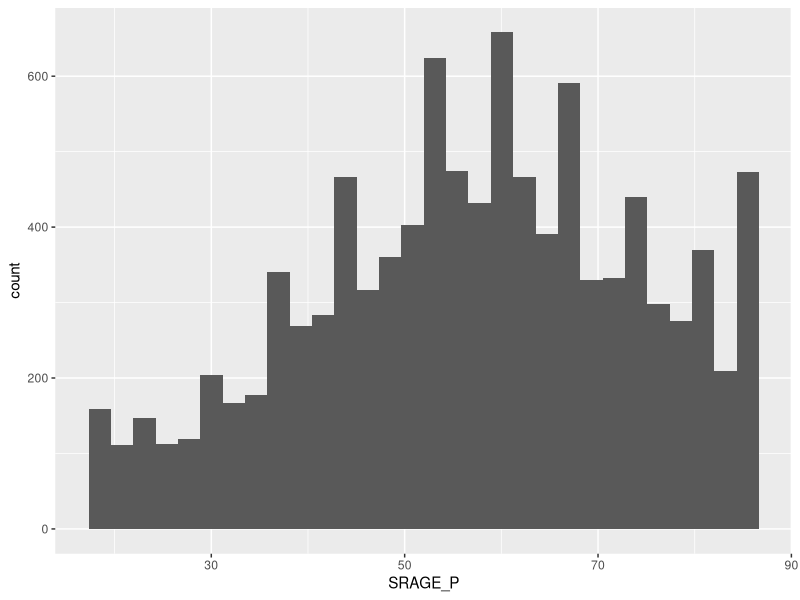
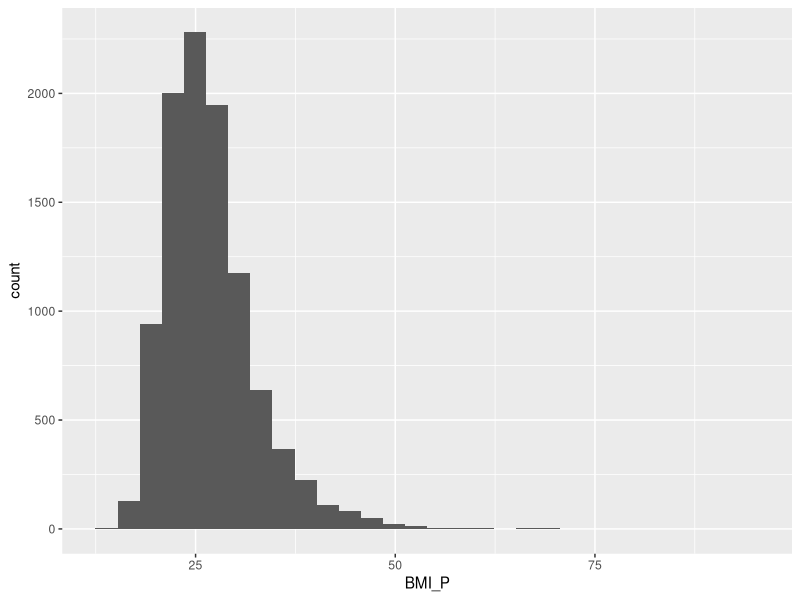
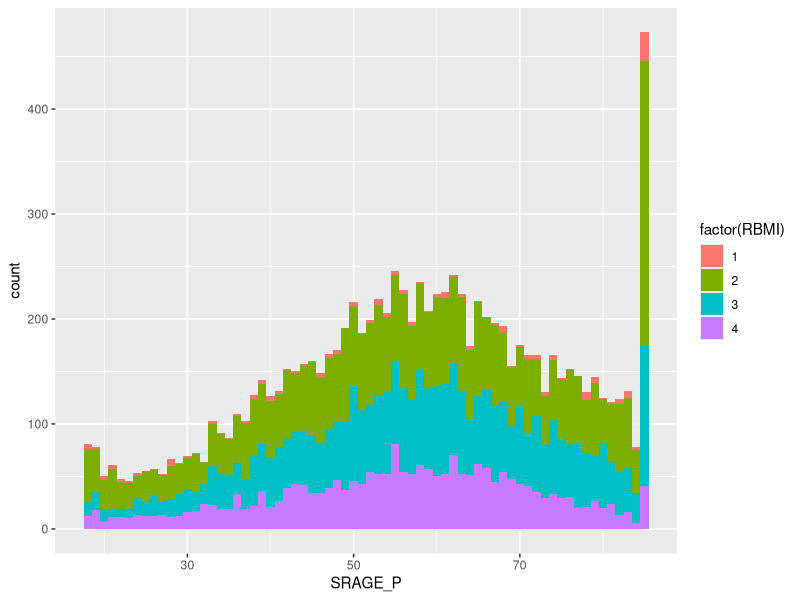
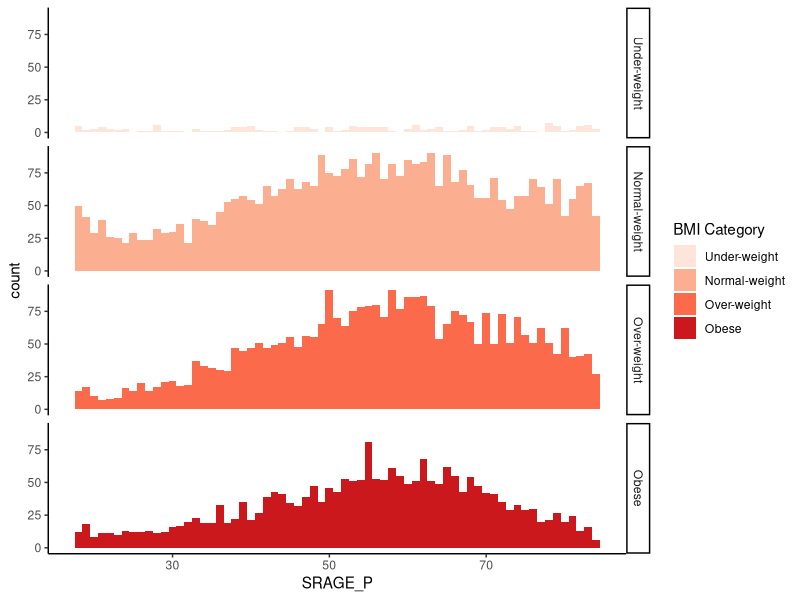
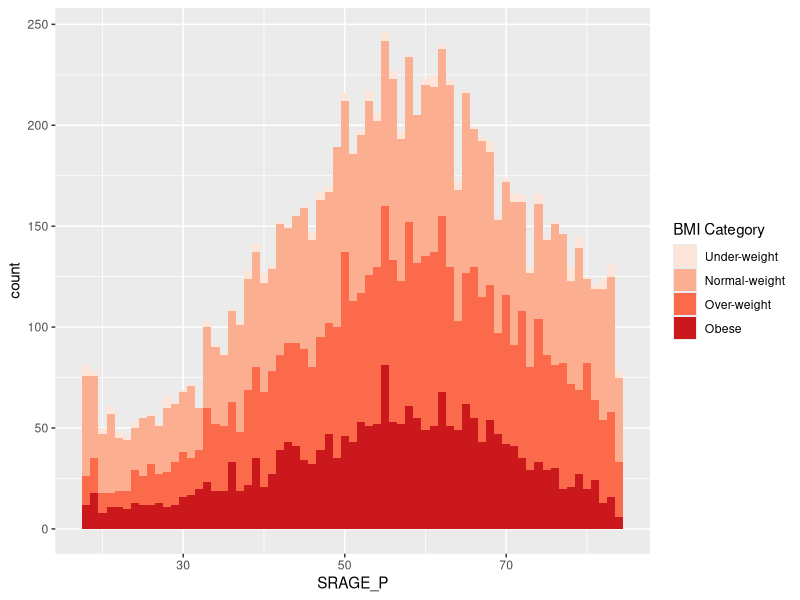
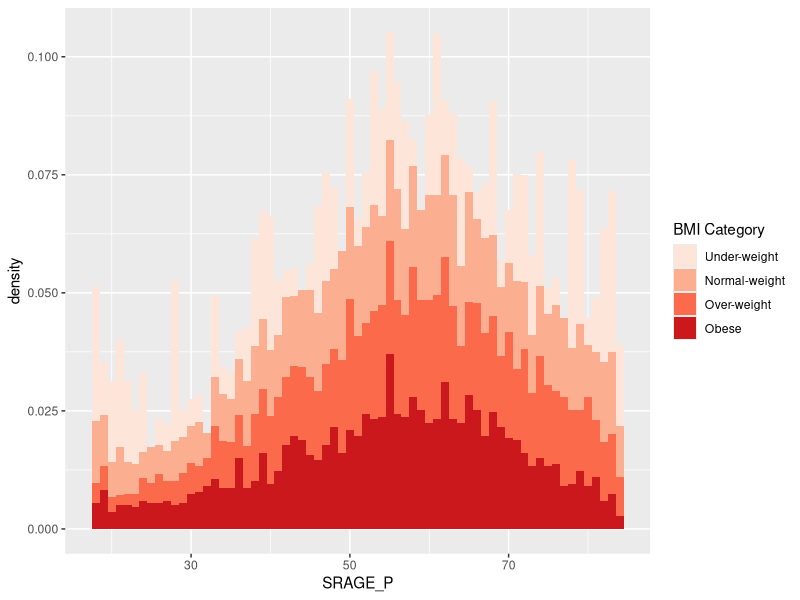
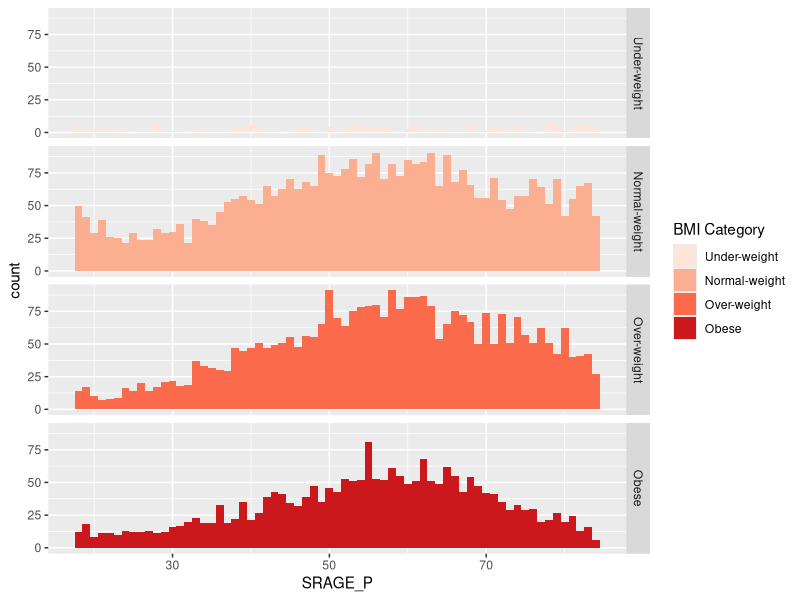
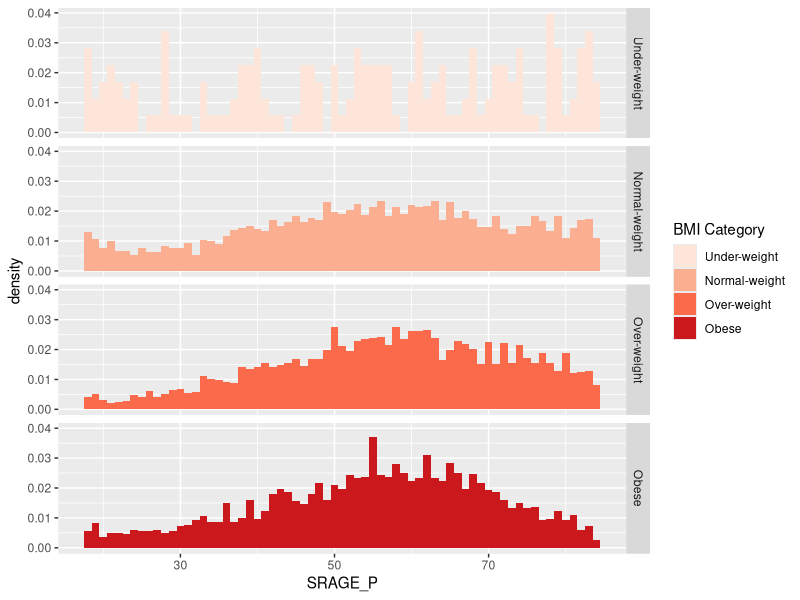

Source code (R) for these figures, in order: (Note: this script raises an error after producing the figures.)

# script for CHIS

## Note that this script depends on the CHIS dataset. They are available at
## http://healthpolicy.ucla.edu. They were already loaded in the workspace in the datacamp.
#library(foreign)
#file <- "ADULT.dta"
#CHIS   <- read.dta(file, convert.factors = TRUE)
#adult is a subset of ADULT dataset

adult <- read.csv("chis.adult.sample.csv")

# Explore the dataset with summary and str
summary(adult)
str(adult)

library(ggplot2)

# Age histogram
ggplot(adult, aes (x = SRAGE_P)) + 
  geom_histogram()

# BMI histogram
ggplot(adult, aes (x = BMI_P)) + 
  geom_histogram()

# Age colored by BMI, default binwidth
ggplot(adult, aes (x = SRAGE_P, fill= factor(RBMI))) + 
  geom_histogram(binwidth = 1)

# Remove individual aboves 84
adult <- adult[adult$SRAGE_P <= 84, ] 

# Remove individuals with a BMI below 16 and above or equal to 52
adult <- adult[adult$BMI_P >= 16 & adult$BMI_P < 52, ]

# Relabel the race variable:
adult$RACEHPR2 <- factor(adult$RACEHPR2, labels = c("Latino", "Asian", "African American", "White"))

# Relabel the BMI categories variable:
adult$RBMI <- factor(adult$RBMI, labels = c("Under-weight", "Normal-weight", "Over-weight", "Obese"))

# The dataset adult is available

# The color scale used in the plot
BMI_fill <- scale_fill_brewer("BMI Category", palette = "Reds")

# Theme to fix category display in faceted plot
fix_strips <- theme(strip.text.y = element_text(angle = 0, hjust = 0, vjust = 0.1, size = 14),
                    strip.background = element_blank(), 
                    legend.position = "none")

# Histogram, add BMI_fill and customizations
ggplot(adult, aes (x = SRAGE_P, fill= factor(RBMI))) + 
  geom_histogram(binwidth = 1) +
  fix_strips +
  BMI_fill +
  facet_grid(RBMI ~ .) +
  theme_classic()




# Plot 1 - Count histogram
ggplot(adult, aes (x = SRAGE_P, fill= factor(RBMI))) + 
  geom_histogram(binwidth = 1) +
  BMI_fill

# Plot 2 - Density histogram

ggplot(adult, aes (x = SRAGE_P, fill= factor(RBMI))) + 
  geom_histogram(binwidth = 1, aes(y = ..density..)) +
  BMI_fill


# Plot 3 - Faceted count histogram
ggplot(adult, aes (x = SRAGE_P, fill= factor(RBMI))) + 
  geom_histogram(binwidth = 1) +
  BMI_fill +
  facet_grid(RBMI ~ .)

# Plot 4 - Faceted density histogram

ggplot(adult, aes (x = SRAGE_P, fill= factor(RBMI))) + 
  geom_histogram(binwidth = 1, aes(y = ..density..)) +
  BMI_fill +
  facet_grid(RBMI ~ .)



# Plot 5 - Density histogram with position = "fill"

ggplot(adult, aes (x = SRAGE_P, fill= factor(RBMI))) + 
  geom_histogram(binwidth = 1, aes(y = ..density..), position = "fill") +
  BMI_fill



# Plot 6 - The accurate histogram

ggplot(adult, aes (x = SRAGE_P, fill= factor(RBMI))) + 
  geom_histogram(binwidth = 1, aes(y = ..count../sum(..count..)), position = "fill") +
  BMI_fill +
  facet_grid(RBMI ~ .)


###

# An attempt to facet the accurate frequency histogram from before (failed)
ggplot(adult, aes (x = SRAGE_P, fill= factor(RBMI))) + 
  geom_histogram(aes(y = ..count../sum(..count..)), binwidth = 1, position = "fill") +
  BMI_fill +
  facet_grid(RBMI ~ .)

# Create DF with table()

DF <- table(adult$RBMI, adult$SRAGE_P)

# Use apply on DF to get frequency of each group

DF_freq <- apply(DF, 2, function(x) x / sum(x))

# Load reshape2 and use melt on DF to create DF_melted

library("reshape2")
DF_melted <- melt(DF_freq)

# Change names of DF_melted
names(DF_melted) <- c("FILL", "X", "value")


# Add code to make this a faceted plot
ggplot(DF_melted, aes(x = X, y = value, fill = FILL)) +
  geom_bar(stat = "identity", position = "stack") +
  BMI_fill + 
  facet_grid(FILL ~ .)

#####
# The initial contingency table
DF <- as.data.frame.matrix(table(adult$SRAGE_P, adult$RBMI))

# Add the columns groupsSum, xmax and xmin. Remove groupSum again.
DF$groupSum <- rowSums(DF)
DF$xmax <- cumsum(DF$groupSum)
DF$xmin <- DF$xmax - DF$groupSum
# The groupSum column needs to be removed, don't remove this line
DF$groupSum <- NULL

# Copy row names to variable X
DF$X <- row.names(DF)

# Melt the dataset
library(reshape2)
DF_melted <- melt(DF, id.vars = c("X", "xmin", "xmax"), variable_name = "FILL")

# dplyr call to calculate ymin and ymax - don't change
library(dplyr)
DF_melted <- DF_melted %>% 
  group_by(X) %>% 
  mutate(ymax = cumsum(value/sum(value)),
         ymin = ymax - value/sum(value))

# Plot rectangles - don't change.
library(ggthemes)
ggplot(DF_melted, aes(ymin = ymin, 
                      ymax = ymax,
                      xmin = xmin, 
                      xmax = xmax, 
                      fill = FILL)) + 
  geom_rect(colour = "white") +
  scale_x_continuous(expand = c(0,0)) +
  scale_y_continuous(expand = c(0,0)) +
  BMI_fill +
  theme_tufte()

#####

# Perform chi.sq test (RBMI and SRAGE_P)
results <- chisq.test(table(adult$RBMI, adult$SRAGE_P))

# Melt results$residuals and store as resid
resid <- melt(results$residuals)

# Change names of resid
colnames(resid) <- c("FILL", "X", "residual")

# merge the two datasets:

DF_all <- merge(DF_melted, resid)

# Update plot command
library(ggthemes)
ggplot(DF_all, aes(ymin = ymin, 
                   ymax = ymax,
                   xmin = xmin, 
                   xmax = xmax, 
                   fill = residual)) + 
  geom_rect() +
  scale_fill_gradient2() +
  scale_x_continuous(expand = c(0,0)) +
  scale_y_continuous(expand = c(0,0)) +
  theme_tufte()


########

# Position for labels on x axis
DF_all$xtext <- DF_all$xmin + (DF_all$xmax - DF_all$xmin)/2

# Position for labels on y axis (don't change)
index <- DF_all$xmax == max(DF_all$xmax)
DF_all$ytext <- DF_all$ymin[index] + (DF_all$ymax[index] - DF_all$ymin[index])/2

# Plot
ggplot(DF_all, aes(ymin = ymin, ymax = ymax, xmin = xmin, 
                   xmax = xmax, fill = residual)) + 
  geom_rect(col = "white") +
  # geom_text for ages (i.e. the x axis)
  geom_text(aes(x =xtext, 
                label = X),
            y = 1,
            size = 3,
            angle = 90,
            hjust = 1,
            show.legend = FALSE) +
  # geom_text for BMI (i.e. the fill axis)
  geom_text(aes(x = max(xmax), 
                y = ytext,
                label = FILL),
            size = 3,
            hjust = 1,
            show.legend  = FALSE) +
  scale_fill_gradient2() +
  theme_tufte() +
  theme(legend.position = "bottom")

####

# Load all packages
library(ggplot2)
library(reshape2)
library(dplyr)
library(ggthemes)

# Script generalized into a function
mosaicGG <- function(data, X, FILL) {
  
  # Proportions in raw data
  DF <- as.data.frame.matrix(table(data[[X]], data[[FILL]]))
  DF$groupSum <- rowSums(DF)
  DF$xmax <- cumsum(DF$groupSum)
  DF$xmin <- DF$xmax - DF$groupSum
  DF$X <- row.names(DF)
  DF$groupSum <- NULL
  DF_melted <- melt(DF, id = c("X", "xmin", "xmax"), variable.name = "FILL")
  library(dplyr)
  DF_melted <- DF_melted %>% 
    group_by(X) %>% 
    mutate(ymax = cumsum(value/sum(value)),
           ymin = ymax - value/sum(value))
  
  # Chi-sq test
  results <- chisq.test(table(data[[FILL]], data[[X]])) # fill and then x
  resid <- melt(results$residuals)
  names(resid) <- c("FILL", "X", "residual")
  
  # Merge data
  DF_all <- merge(DF_melted, resid)
  
  # Positions for labels
  DF_all$xtext <- DF_all$xmin + (DF_all$xmax - DF_all$xmin)/2
  index <- DF_all$xmax == max(DF_all$xmax)
  DF_all$ytext <- DF_all$ymin[index] + (DF_all$ymax[index] - DF_all$ymin[index])/2
  
  # plot:
  g <- ggplot(DF_all, aes(ymin = ymin,  ymax = ymax, xmin = xmin, 
                          xmax = xmax, fill = residual)) + 
    geom_rect(col = "white") +
    geom_text(aes(x = xtext, label = X),
              y = 1, size = 3, angle = 90, hjust = 1, show.legend = FALSE) +
    geom_text(aes(x = max(xmax),  y = ytext, label = FILL),
              size = 3, hjust = 1, show.legend = FALSE) +
    scale_fill_gradient2("Residuals") +
    scale_x_continuous("Individuals", expand = c(0,0)) +
    scale_y_continuous("Proportion", expand = c(0,0)) +
    theme_tufte() +
    theme(legend.position = "bottom")
  print(g)
}

# BMI described by age
mosaicGG(adult, "SRAGE_P", "RBMI")

# Poverty described by age

mosaicGG(adult, "SRAGE_P", "POVLL")

# mtcars: am described by cyl

mosaicGG(mtcars, "cyl", "am")

# Vocab: vocabulary described by education
library(car)

mosaicGG(Vocab, "education", "vocabulary")


###